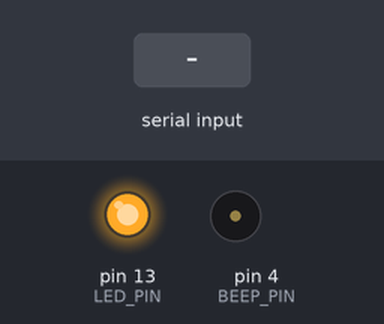
The sketch below on a simulated Arduino Uno, built with avr-gcc and run on an emulated ATmega328P. Shown: output pins drawn as LEDs (lit = HIGH), buzzer (waves = sounding, pin HIGH). The test bench sets the inputs (shaded band). What the sketch prints to the serial monitor is not drawn.

Above: at 0.01 s.
At 1.8 s:
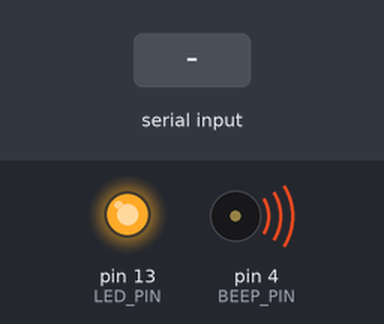
1.9 s: "L" received over Serial
3.4 s: "E" received over Serial
4.9 s: "D" received over Serial
Timing chart, 0 to 7.9 s (numbered marks = the images above; inputs shaded):
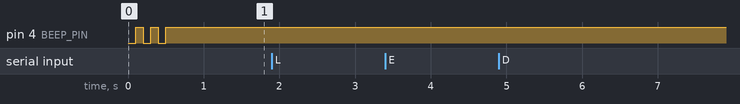

Measured:
- after the input at 1.9 s, every drawn part: stays the same
- after the input at 3.4 s, every drawn part: stays the same
- after the input at 4.9 s, every drawn part: stays the same

The sketch:

ZL_KPZAR.ino
```cpp
/****************************************************************************
	*	@笔者	：	W
	*	@日期	：	2019年12月28日
	*	@所属	：	杭州众灵科技
	*	@论坛	：	www.ZL-robot.com
	*	@功能	：	ZL-KPZ控制板（AR版）模块例程4————串口的基本用法
	*	@函数列表：
	*	1.	void setup(void) -- 初始化函数
	*	2.	void loop(void) -- 主循环函数
 ****************************************************************************/

/*******全局变量宏定义*******/
#define UART_RECEIVE_BUF_SIZE 100

/*******全局变量定义*******/
u8 i=0;
u8 uart_receive_buf[UART_RECEIVE_BUF_SIZE]={0}, uart_receive_buf_index, uart_get_ok;

void setup(void) {																																																																																																																															//ZL
	setup_led();			//初始化LED信号灯
	setup_beep();			//初始化蜂鸣器BEEP
	setup_uart();			//初始化串口
	setup_finish();			//初始化完成
}
void loop(void) {
	loop_uart();			//循环接收串口数据并处理
}
```

z_beep.ino
```cpp
/****************************************************************************
	*	@笔者	：	W
	*	@日期	：	2019年12月28日
	*	@所属	：	杭州众灵科技
	*	@论坛	：	www.ZL-robot.com
	*	@功能	：	存放蜂鸣器BEEP相关的函数
	*	@函数列表：
	*	1.	void beep_init(void) -- 初始化蜂鸣器BEEP
	*	2.	void BEEP_F(void) -- 翻转蜂鸣器BEEP
 ****************************************************************************/

/*******BEEP管脚映射表*******/
#define BEEP_PIN			4

/*******BEEP快捷指令表*******/
#define BEEP	 digitalRead(BEEP_PIN)			//读取蜂鸣器BEEP状态
#define BEEP_H() digitalWrite(BEEP_PIN,LOW)		//蜂鸣器BEEP打开
#define BEEP_L() digitalWrite(BEEP_PIN,HIGH)	//蜂鸣器BEEP关闭

/***********************************************
	函数名称:		beep_init(void)
	功能介绍:		初始化蜂鸣器
	函数参数:		无
	返回值:			无
 ***********************************************/
void beep_init(void) {
	pinMode(BEEP_PIN,OUTPUT);					//设置引脚为输出模式
}

/***********************************************
	函数名称:		BEEP_F(void)
	功能介绍:		翻转蜂鸣器BEEP
	函数参数:		无
	返回值:			无
 ***********************************************/
void BEEP_F(void) {
	if(BEEP==0)
		BEEP_L();
	else
		BEEP_H();
}
```

z_led.ino
```cpp
/****************************************************************************
	*	@笔者	：	W
	*	@日期	：	2019年12月28日
	*	@所属	：	杭州众灵科技
	*	@论坛	：	www.ZL-robot.com
	*	@功能	：	存放LED信号灯相关的函数
	*	@函数列表：
	*	1.	void led_init(void) -- 初始化LED信号灯
	* 2.	void LED_F(void) -- 翻转LED信号灯
 ****************************************************************************/

/*******LED管脚映射表*******/
#define LED_PIN				13

/*******LED快捷指令表*******/
#define LED 	digitalRead(LED_PIN)			//读取LED信号灯状态
#define LED_H() digitalWrite(LED_PIN,LOW)		//LED信号灯点亮
#define LED_L() digitalWrite(LED_PIN,HIGH)		//LED信号灯熄灭

/***********************************************
	函数名称:		led_init(void)
	功能介绍:		初始化LED信号灯
	函数参数:		无
	返回值:			无
 ***********************************************/
void led_init(void) {
	pinMode(LED_PIN,OUTPUT);					//设置引脚为输出模式
}

/***********************************************
	函数名称:		LED_F(void)
	功能介绍:		翻转LED信号灯
	函数参数:		无
	返回值:			无
 ***********************************************/
void LED_F(void) {
	if(LED==0)
		LED_L();
	else
		LED_H();
}
```

z_loop.ino
```cpp
/****************************************************************************
	*	@笔者	：	W
	*	@日期	：	2019年12月28日
	*	@所属	：	杭州众灵科技
	*	@论坛	：	www.ZL-robot.com
	*	@功能	：	存放永久循环执行的函数
	*	@函数列表：
	*	1.	void loop_uart(void) -- 循环接收处理串口数据
 ****************************************************************************/

/***********************************************
	函数名称:		loop_uart()
	功能介绍:		循环接收处理串口数据
	函数参数:		无
	返回值:			无
 ***********************************************/
void loop_uart(void) {
	if(uart_get_ok) {
		if((uart_receive_buf[1]=='L') && (uart_receive_buf[2]=='E') && (uart_receive_buf[3]=='D') && (uart_receive_buf[4]=='O') && (uart_receive_buf[5]=='N')) {
			LED_H();
		}
		else if((uart_receive_buf[1]=='L') && (uart_receive_buf[2]=='E') && (uart_receive_buf[3]=='D') && (uart_receive_buf[4]=='O') && (uart_receive_buf[5]=='F') && (uart_receive_buf[6]=='F')) {
			LED_L();
		}
		else if((uart_receive_buf[1]=='B') && (uart_receive_buf[2]=='E') && (uart_receive_buf[3]=='E') && (uart_receive_buf[4]=='P') && (uart_receive_buf[5]=='O') && (uart_receive_buf[6]=='N')) {
			BEEP_H();
		}
		else if((uart_receive_buf[1]=='B') && (uart_receive_buf[2]=='E') && (uart_receive_buf[3]=='E') && (uart_receive_buf[4]=='P') && (uart_receive_buf[5]=='O') && (uart_receive_buf[6]=='F') && (uart_receive_buf[7]=='F')) {
			BEEP_L();
		}
		uart_receive_buf_index = 0;
		uart_get_ok = 0;
		memset(uart_receive_buf, 0, sizeof(uart_receive_buf));
	}
}
```

z_setup.ino
```cpp
/****************************************************************************
	*	@笔者	：	W
	*	@日期	：	2019年12月28日
	*	@所属	：	杭州众灵科技
	*	@论坛	：	www.ZL-robot.com
	*	@功能	：	存放初始化相关的函数
	*	@函数列表：
	*	1.	void setup_led(void) -- 初始化LED信号灯
	*	2.	void setup_beep(void) -- 初始化滴答时钟
	*	3.	void setup_uart(void) -- 初始化串口
	*	4.	void setup_finish(void) -- 初始化LED信号灯
 ****************************************************************************/

/***********************************************
	函数名称:		setup_led(void)
	功能介绍:		初始化LED信号灯
	函数参数:		无
	返回值:			无
 ***********************************************/
void setup_led(void) {
	led_init();
	LED_L();				//LED信号灯熄灭
}

/***********************************************
	函数名称:		setup_beep()
	功能介绍:		初始化蜂鸣器BEEP
	函数参数:		无
	返回值:			无
 ***********************************************/
void setup_beep(void) {
	beep_init();
	BEEP_L();				//蜂鸣器BEEP关闭
}

/***********************************************
	函数名称:		setup_uart()
	功能介绍:		初始化串口
	函数参数:		无
	返回值:			无
 ***********************************************/
void setup_uart(void) {
	uart_init(115200);
	uart_send_str((u8 *)"uart check ok!\r\n");
}

/***********************************************
	函数名称:		setup_finish()
	功能介绍:		初始化完成 蜂鸣器短鸣3声
	函数参数:		无
	返回值:			无
 ***********************************************/
void setup_finish(void) {
	for(i=0;i<3;i++){
		BEEP_H();
		delay(100);
		BEEP_L();
		delay(100);
	}
}
```

z_uart.ino
```cpp
/****************************************************************************
	*	@笔者	：	W
	*	@日期	：	2019年12月28日
	*	@所属	：	杭州众灵科技
	*	@论坛	：	www.ZL-robot.com
	*	@功能	：	存放串口相关的函数
	*	@函数列表：
	*	1.	void uart_init(u32 baud) -- 初始化串口
	*	2.	void uart_send_byte(u8 dat) -- 串口发送字节
	*	3.	void uart_send_str(char *s) -- 串口发送字符串
	*	4.	void serialEvent -- 串口中断函数
 ****************************************************************************/

/***********************************************
	函数名称:		uart_init()
	功能介绍:		初始化串口
	函数参数:		baud 波特率
	返回值:			无
 ***********************************************/
void uart_init(u32 baud) {
	Serial.begin(baud);		//初始化波特率为baud
}

/***********************************************
	函数名称:		uart_send_byte()
	功能介绍:		串口发送字节
	函数参数:		dat 发送的字节
	返回值:			无
 ***********************************************/
void uart_send_byte(u8 dat) {
	Serial.write(dat);
}

/***********************************************
	函数名称:		uart_send_str()
	功能介绍:		串口发送字符串
	函数参数:		*s 发送的字符串
	返回值:			无
 ***********************************************/
void uart_send_str(char *s) {
	while (*s) {
		Serial.print(*s++);
	}
}

/***********************************************
	函数名称:		serialEvent()
	功能介绍:		串口中断函数
	函数参数:		无
	返回值:			无
 ***********************************************/
void serialEvent(void) {
	static u8 sbuf_bak;

	while(Serial.available()) {
		sbuf_bak = Serial.read();
		/*******返回接收到的指令*******/
		uart_send_byte(sbuf_bak);
		/*******若正在执行命令，则不存储命令*******/
		if(uart_get_ok) return;
		/*******检测命令起始*******/
		if(sbuf_bak == '$') {
			uart_receive_buf_index = 0;
		}
		/*******检测命令结尾*******/
		else if(sbuf_bak == '!'){
			uart_receive_buf[uart_receive_buf_index] = sbuf_bak;
			Serial.println();
			uart_get_ok = 1;
			return;
		}
		uart_receive_buf[uart_receive_buf_index++] = sbuf_bak;
		/*******检测命令长度*******/
		if(uart_receive_buf_index >= UART_RECEIVE_BUF_SIZE) {
			uart_receive_buf_index = 0;
		}
	}
	return;
}
```
